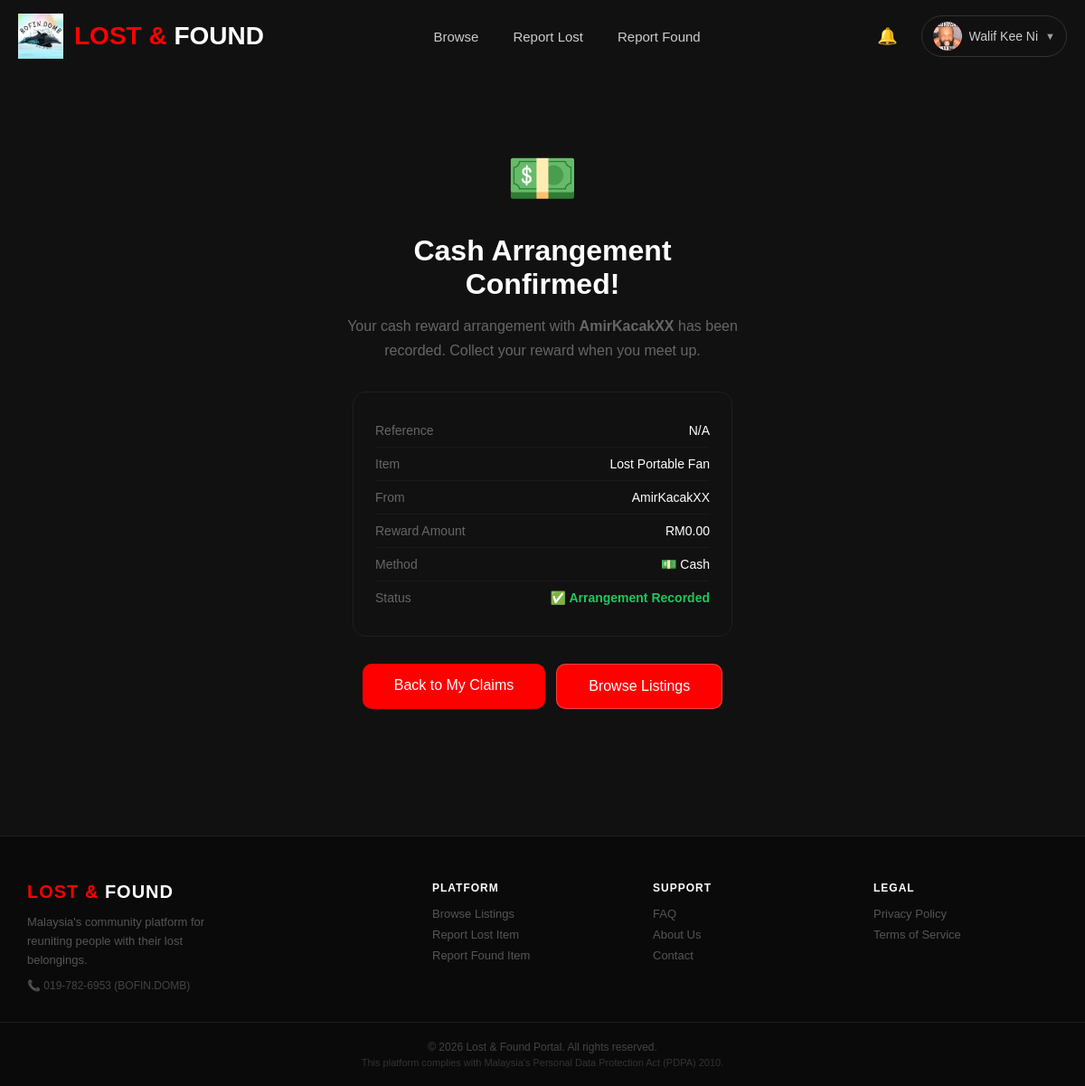
/reward_claim_success.php?claim_id=6 (signed in), run on the app's committed database.
### tables this page shows
CREATE TABLE `users` (
  `id` int(11) NOT NULL,
  `username` varchar(50) NOT NULL,
  `email` varchar(100) NOT NULL,
  `password` varchar(255) NOT NULL,
  `created_at` timestamp NOT NULL DEFAULT current_timestamp(),
  `role` varchar(20) DEFAULT 'user',
  `profile_pic` varchar(255) DEFAULT NULL
);

CREATE TABLE `claims` (
  `id` int(11) NOT NULL,
  `listing_id` int(11) NOT NULL,
  `claimant_id` int(11) NOT NULL,
  `message` text DEFAULT NULL,
  `status` enum('pending','approved','rejected','collected') DEFAULT 'pending',
  `created_at` timestamp NOT NULL DEFAULT current_timestamp(),
  `reward_paid` tinyint(1) DEFAULT 0,
  `reward_method` varchar(50) DEFAULT NULL,
  `preferred_reward_method` enum('cash','online') DEFAULT NULL
);

CREATE TABLE `listings` (
  `id` int(11) NOT NULL,
  `user_id` int(11) NOT NULL,
  `title` varchar(100) NOT NULL,
  `description` text NOT NULL,
  `category` varchar(50) DEFAULT NULL,
  `location` varchar(100) DEFAULT NULL,
  `image` varchar(255) DEFAULT NULL,
  `listing_type` enum('lost','found') NOT NULL,
  `is_boosted` tinyint(1) DEFAULT 0,
  `status` enum('active','removed') DEFAULT 'active',
  `resolved_status` enum('active','resolved','expired') DEFAULT 'active',
  `created_at` timestamp NOT NULL DEFAULT current_timestamp(),
  `boost_requested` tinyint(1) DEFAULT 0,
  `date_lost` date DEFAULT NULL,
  `reward` varchar(50) DEFAULT NULL,
  `lat` decimal(10,8) DEFAULT NULL,
  `lng` decimal(11,8) DEFAULT NULL,
  `is_flagged` tinyint(1) DEFAULT 0,
  `flag_reason` varchar(255) DEFAULT NULL,
  `boost_expires_at` datetime DEFAULT NULL,
  `is_archived` tinyint(1) DEFAULT 0,
  `archived_at` datetime DEFAULT NULL,
  `archived_reason` varchar(50) DEFAULT NULL
);

### reward_claim_success.php (the view, shortened to what this page needs)
<?php
include 'config.php';
$claim_id  = isset($_GET['claim_id']) ? (int)$_GET['claim_id'] : 0;
$reference = $_GET['ref']    ?? 'N/A';
$amount    = (float)($_GET['amount'] ?? 0);
$method    = $_GET['method'] === 'online' ? 'online' : 'cash';
$claim = $claim_id ? mysqli_fetch_assoc(mysqli_query($conn, "
    SELECT claims.*, listings.title, listings.user_id AS owner_id,
           u_owner.username AS owner_name
    FROM claims
    JOIN listings ON claims.listing_id = listings.id
    JOIN users u_owner ON listings.user_id = u_owner.id
    WHERE claims.id = $claim_id
")) : null;
?>
<!DOCTYPE html>
<html>
<head>
    <link rel="stylesheet" href="style.css">
</head>
<body>
<?php include 'navbar.php'; ?>
<div class="report-success" style="padding:80px 20px;">
    <div class="report-success-icon"><?php echo $method === 'online' ? '💳' : '💵'; ?></div>
    <?php if($method === 'cash'): ?>
        <h2>Cash Arrangement Confirmed!</h2>
        <p>Your cash reward arrangement with <strong><?php echo $claim ? htmlspecialchars($claim['owner_name']) : 'the owner'; ?></strong> has been recorded. Collect your reward when you meet up.</p>
    <?php else: ?>
        <h2>Online Transfer Requested!</h2>
        <p>Your reward request has been sent to <strong><?php echo $claim ? htmlspecialchars($claim['owner_name']) : 'the owner'; ?></strong>. They will be notified to complete the payment via ToyyibPay.</p>
    <?php endif; ?>
    <div class="boost-receipt">
        <div class="boost-receipt-row">
            <span>Reference</span>
            <span><?php echo htmlspecialchars($reference); ?></span>
        </div>
        <?php if($claim): ?>
        <div class="boost-receipt-row">
            <span>Item</span>
            <span><?php echo htmlspecialchars($claim['title']); ?></span>
        </div>
        <div class="boost-receipt-row">
            <span>From</span>
            <span><?php echo htmlspecialchars($claim['owner_name']); ?></span>
        </div>
        <?php endif; ?>
        <div class="boost-receipt-row">
            <span>Reward Amount</span>
            <span>RM<?php echo number_format($amount, 2); ?></span>
        </div>
        <div class="boost-receipt-row">
            <span>Method</span>
            <span><?php echo $method === 'online' ? '💳 Online Transfer' : '💵 Cash'; ?></span>
        </div>
        <div class="boost-receipt-row">
            <span>Status</span>
            <span style="color:#22c55e; font-weight:700;">
                <?php echo $method === 'online' ? '✅ Payment Requested' : '✅ Arrangement Recorded'; ?>
            </span>
        </div>
    </div>
    <div class="report-success-btns">
        <a href="myclaims.php" class="btn">Back to My Claims</a>
        <a href="browse.php" class="btn btn-outline">Browse Listings</a>
    </div>
</div>
<?php include 'footer.php'; ?>
</body>
</html>

### navbar.php (shortened to what this page needs)
<?php
$user_id = $_SESSION['user_id'] ?? null;
$role    = $_SESSION['role'] ?? null;
$isLoggedIn = $user_id ? true : false;
$isAdmin    = ($role === 'admin');
?>
<nav class="navbar">
    <a href="index.php" class="logo-container">
        <img src="images/bofindomb.jpeg" class="logo-img">
        <div class="logo">LOST & <span>FOUND</span></div>
    </a>
    <div class="nav-center">
        <a href="browse.php" class="nav-link">Browse</a>
        <?php if($isLoggedIn && !$isAdmin): ?>
            <a href="lostitem.php" class="nav-link">Report Lost</a>
            <a href="founditem.php" class="nav-link">Report Found</a>
        <?php endif; ?>
    </div>
    <div class="nav-right">
        <?php if($isLoggedIn): ?>
            <div class="notif-wrap" id="notifWrap">
                <button class="notif-btn" onclick="toggleNotifMenu()" aria-label="Notifications">
                    🔔
                </button>
            </div>
            <div class="avatar-wrap" onclick="toggleAvatarMenu()">
                <div class="avatar-circle">
					<?php
				$profilePic = '';
				if (isset($conn) && $conn instanceof mysqli) {
					$stmt = $conn->prepare('SELECT profile_pic FROM users WHERE id = ?');
					if ($stmt) {
						$stmt->bind_param('i', $_SESSION['user_id']);
						$stmt->execute();
						$result = $stmt->get_result();
						$navUser = $result->fetch_assoc();
						$profilePic = $navUser['profile_pic'] ?? '';
					}
				}
				if(!empty($profilePic)): ?>
					<img src="<?php echo htmlspecialchars($profilePic, ENT_QUOTES, 'UTF-8'); ?>" style="width:32px; height:32px; object-fit:cover; border-radius:50%; display:block; flex-shrink:0;">
				<?php endif; ?>
				</div>
                <span class="avatar-name"><?php echo htmlspecialchars($_SESSION['username']); ?></span>
                <span style="opacity:0.6; font-size:11px;">▼</span>
            </div>
        <?php else: ?>
            <a href="login.php" class="nav-btn-outline">Sign In</a>
            <a href="signup.php" class="nav-btn-solid">Sign Up</a>
        <?php endif; ?>
    </div>
</nav>

### style.css (style rules this page uses)
* { margin: 0; padding: 0; box-sizing: border-box; font-family: Arial, sans-serif; }
body { background: #111; color: white; }
.navbar { display: flex; justify-content: space-between; align-items: center; padding: 15px 20px; background: #111; position: relative; }
.logo-container { display: flex; align-items: center; gap: 12px; text-decoration: none; }
.logo-img { width: 50px; height: 50px; object-fit: contain; }
.logo { color: red; font-size: 28px; font-weight: bold; }
.logo span { color: white; }
.btn-outline { background: transparent; border: 1px solid rgba(255,255,255,0.25); color: white; backdrop-filter: blur(4px); }
.btn, .submit-btn { transition: all 0.3s ease; }
.btn { background: red; color: white; padding: 15px 35px; text-decoration: none; border-radius: 10px; display: inline-block; }
.nav-center { display: flex; align-items: center; gap: 10px; }
.nav-link { color: #ccc; text-decoration: none; padding: 8px 14px; border-radius: 8px; font-size: 15px; transition: all 0.2s ease; }
.nav-right { display: flex; align-items: center; gap: 10px; position: relative; }
.avatar-wrap { display: flex; align-items: center; gap: 8px; cursor: pointer; padding: 6px 12px; border-radius: 25px; border: 1px solid #333; transition: all 0.2s ease; position: relative; }
.avatar-circle { width: 32px; height: 32px; background: red; border-radius: 50%; display: flex; align-items: center; justify-content: center; font-weight: bold; font-size: 14px; color: white; flex-shrink: 0; overflow: hidden; }
.avatar-name { font-size: 14px; color: #ccc; max-width: 100px; overflow: hidden; text-overflow: ellipsis; white-space: nowrap; }
.report-success { text-align: center; padding: 100px 20px; max-width: 500px; margin: 0 auto; }
.report-success-icon { font-size: 64px; margin-bottom: 24px; }
.report-success h2 { font-size: 32px; font-weight: 800; margin-bottom: 14px; }
.report-success p { color: #666; font-size: 16px; line-height: 1.7; margin-bottom: 32px; }
.report-success-btns { display: flex; gap: 12px; justify-content: center; flex-wrap: wrap; }
.boost-receipt { background: #111; border: 1px solid #1f1f1f; border-radius: 14px; padding: 24px; margin: 30px auto; max-width: 420px; text-align: left; }
.boost-receipt-row { display: flex; justify-content: space-between; padding: 10px 0; border-bottom: 1px solid #1a1a1a; font-size: 14px; }
.boost-receipt-row:last-child { border-bottom: none; }
.boost-receipt-row span:first-child { color: #666; }
.boost-receipt-row span:last-child { color: white; font-weight: 500; }
.notif-wrap { position: relative; margin-right: 8px; }
.notif-btn { background: none; border: none; color: white; font-size: 18px; cursor: pointer; padding: 6px 8px; position: relative; border-radius: 8px; transition: background 0.2s; }

### data on the page
users: profile_pic (picture)
claims: users.username "AmirKacakXX", listing.title "Lost Portable Fan"

### other printed values
$_SESSION['username'] "Walif Kee Ni"
$reference "N/A"
$amount "0.00"
